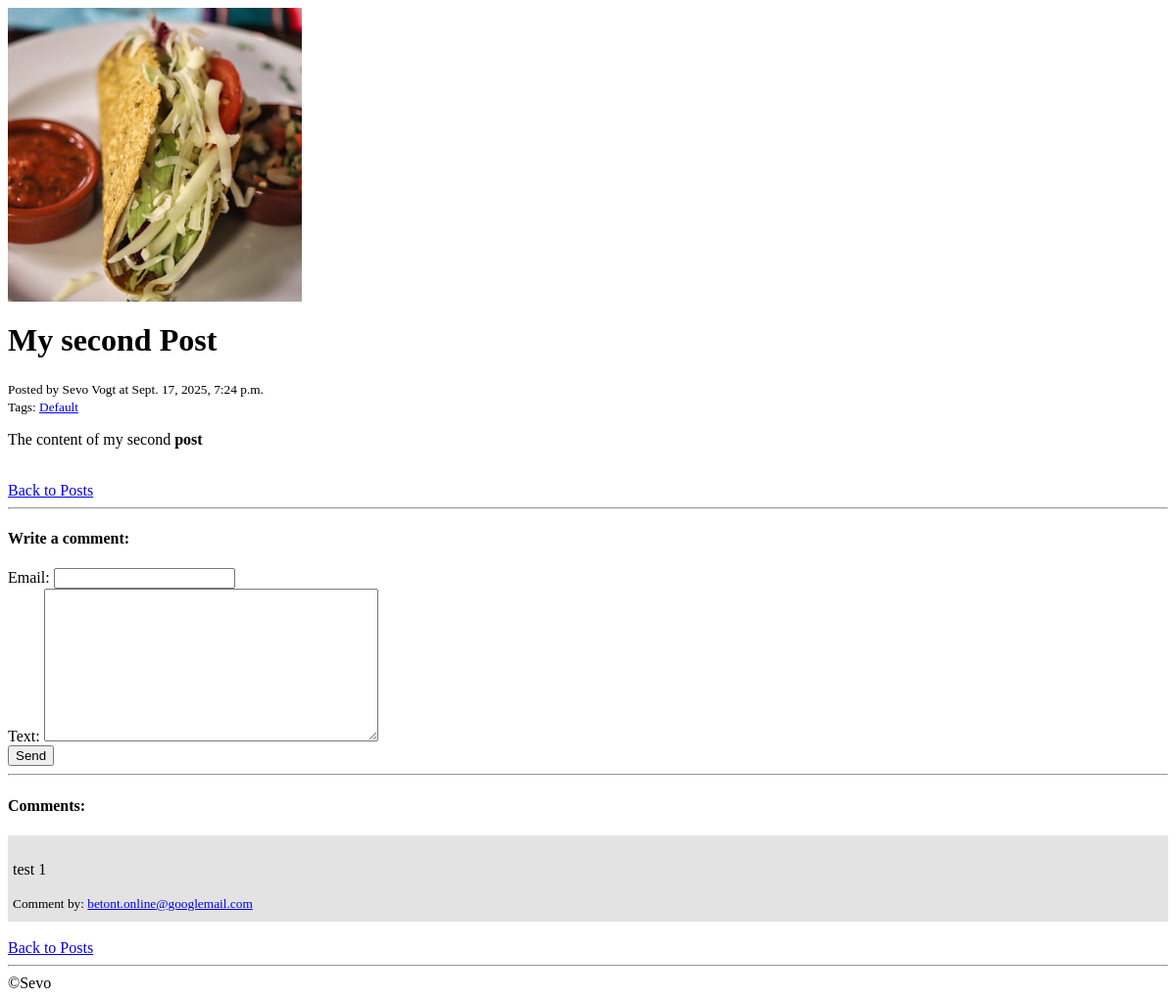
Page /posts/2/ on the committed database.
### blog/models.py (models this page shows, shortened)
class Post(models.Model):
    user = models.ForeignKey(User, null=True, on_delete=models.SET_NULL, verbose_name=_("User"))
    title = models.CharField(max_length=250, verbose_name=_("Title"))
    keywords = models.TextField(null=True, blank=True, verbose_name=_("Meta keywords"))
    description = models.TextField(null=True, blank=True, verbose_name=_("Meta description"))
    excerpt = models.TextField(max_length=250, null=True, blank=True, verbose_name=_("Excerpt"))
    content = models.TextField(verbose_name=_("Content"))
    tags = models.ManyToManyField(Tag, blank=True, verbose_name=_("Tags"), related_name="posts")
    post_image = models.ForeignKey(PostImage, blank=True, null=True, on_delete=models.SET_NULL, verbose_name=_("Post image"), related_name="the_posts")
    featured = models.BooleanField(default=False, verbose_name=_("Featured"))
    allow_comments = models.BooleanField(default=True, verbose_name=_("Allow comments"))
    show_comments = models.BooleanField(default=True, verbose_name=_("Show comments"))
    published = models.BooleanField(default=True, verbose_name=_("Published"))
    created_at = models.DateTimeField(auto_now_add=True, verbose_name=_("Created at"))
    updated_at = models.DateTimeField(auto_now=True, verbose_name=_("Updated at"))
    class Meta:
        ordering = [
            "-created_at"
        ]
        verbose_name = _("Post")

class PostImage(models.Model):
    title = models.CharField(max_length=150)
    image = models.ImageField(upload_to="uploads/images/blog")
    created_at = models.DateTimeField(auto_now_add=True, verbose_name=_("Created at"))
    updated_at = models.DateTimeField(auto_now=True, verbose_name=_("Updated at"))
    class Meta:
        ordering = [
            "-created_at"
        ]
        verbose_name = "Post Image"

class Tag(models.Model):
    title = models.CharField(max_length=150, verbose_name=_("Title"))
    created_at = models.DateTimeField(auto_now_add=True, verbose_name=_("Created at"))
    updated_at = models.DateTimeField(auto_now=True, verbose_name=_("Updated at"))
    def __str__(self):
        return f"{self.title}"
    class Meta:
        ordering = [
            "-created_at"
        ]
        verbose_name = _("Tag")

class Comment(models.Model):
    post = models.ForeignKey(Post, on_delete=models.CASCADE, verbose_name=_("Post"), related_name="comments")
    email = models.EmailField(verbose_name=_("Email"))
    text = models.TextField(verbose_name=_("Text"))
    published = models.BooleanField(default=True, verbose_name=_("Published"))
    created_at = models.DateTimeField(auto_now_add=True, verbose_name=_("Created at"))
    updated_at = models.DateTimeField(auto_now=True, verbose_name=_("Updated at"))
    class Meta:
        ordering = [
            "-created_at"
        ]
        verbose_name = _("Comment")

### blog/views.py (the view)
# urls.py: path("<int:pk>/", views.detail, name="detail"),
def detail(request, pk):
    post = get_object_or_404(models.Post, pk=pk, published=True)
    comments = post.comments.filter(published=True)
    if request.method == "POST":
        form = forms.CommentForm(request.POST)
        if form.is_valid():
            form_obj = form.save(commit=False)
            form_obj.post = post
            form_obj.save()
            return redirect("blog:detail", pk=post.pk)
    else:
        form = forms.CommentForm()
    return render(request, "blog/detail.html", {
        "title": post.title,
        "post": post,
        "form": form,
        "comments": comments
    })

### blog/forms.py
class CommentForm(forms.ModelForm):
    class Meta:
        model = models.Comment
        fields = [
            "email",
            "text"
        ]

### blog/templates/blog/detail.html (shortened to what this page needs)
{% extends "base.html" %}
{% load i18n %}
{% block content %}
    {% if post.post_image %}
        <header class="post-header">
            <img class="post-header-image" src="{{ post.post_image.image.url }}" alt="{{ post.post_image.title }}">
        </header>
    {% else %}
        <header class="post-header">
            <div class="post-header-no-image"></div>
        </header>
    {% endif %}
    <h1>{{ title }}</h1>
    <small>{% trans "Posted by" %} {{ post.user.first_name }} {{ post.user.last_name }} {% trans "at" %} {{ post.created_at }}</small>
    {% if post.tags.first %}
    <div>
        <small>
            {% trans "Tags:" %}
            {% for tag in post.tags.all %}
                <a class="post-tag-link" href="{% url "blog:tag_detail" pk=tag.pk %}">{{ tag }}</a>
            {% endfor %}
        </small>
    </div>
    {% endif %}
    <div>
        <p>
            {% autoescape off %}
                {{ post.content }}
            {% endautoescape %}
        </p>
    </div>
    <br>
    <div>
        <a href="{% url "blog:index" %}">{% trans "Back to Posts" %}</a>
    </div>
    {% if post.show_comments %}
        {% if post.allow_comments %}
            <hr>
            <div>
                <h4>Write a comment:</h4>
                <form action="" method="post">
                    {{ form }}
                    <input type="submit" value="{% trans "Send" %}">
                </form>
            </div>
        {% endif %}
        {% if post.comments.first %}
            <hr>
            <h4>Comments:</h4>
            <div class="comments">
                {% for comment in comments %}
                    <div class="comment">
                        <p>{{ comment.text }}</p>
                        <small>{% trans "Comment by:" %} <a href="mailto:{{ comment.email }}">{{ comment.email }}</a></small>
                    </div>
                {% endfor %}
            </div>
        {% endif %}
        <br>
        <div>
            <a href="{% url "blog:index" %}">{% trans "Back to Posts" %}</a>
        </div>
    {% endif %}
{% endblock %}

### static/css/style.css (style rules this page uses)
* { box-sizing: border-box; }
.comment { padding: 10px 5px; }
.comment:nth-child(odd) { background-color: rgba(206, 206, 206, 0.562); }
.post-header-image { display: block; width: 300px; height: 300px; object-fit: cover; background: #862a9b; background: linear-gradient(45deg,rgba(134, 42, 155, 1) 0%, rgba(83, 134, 237, 1) 100%); }

### rows in the picture
Post: post_image.image (picture), title "My second Post", user.first_name "Sevo", user.last_name "Vogt", created_at "Sept. 17, 2025, 7:24 p.m.", content "The content of my second post"
Tag: title "Default"
Comment: text "test 1", email "betont.online@googlemail.com"
